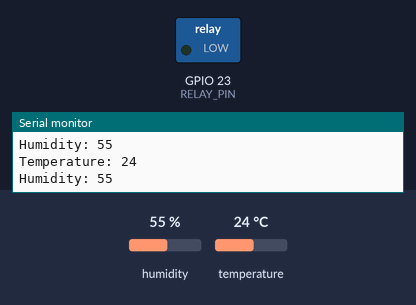
Bench run of a sketch on a simulated ESP32. Parts: switched loads named in the sketch (green lamp = pin HIGH), the last lines printed to the serial monitor. Inputs (shaded band) come from the test bench; at power-on: temperature 24 °C, humidity 55 %.

Above: at 2.8 s.
2.9 s: temperature set to 27 °C
At 4.4 s:
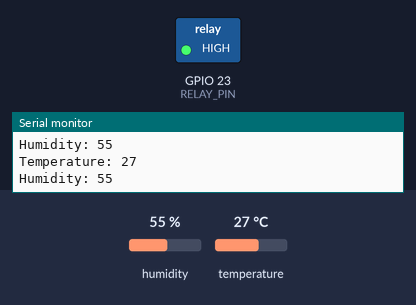
5.6 s: temperature set to 12 °C
At 6.9 s:
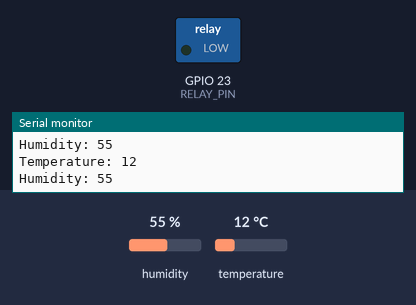
8.3 s: temperature set to 28 °C
At 10.8 s:
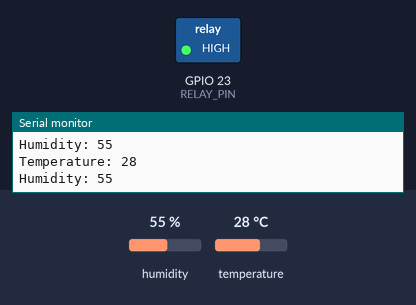
Timing chart, 0 to 12.3 s (numbered marks = the images above; inputs shaded):
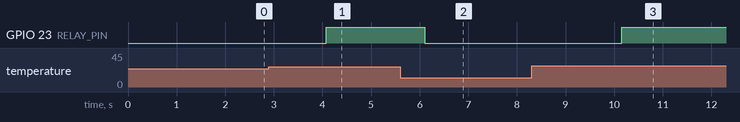

The sketch:

Motor_DHT11.ino
```cpp
#include <DHT.h>

/* DHT11 */
#define DHTPIN 27       // Chân S của DHT11 nối với IO12
#define DHTTYPE DHT11   // Loại cảm biến là DHT11
DHT dht(DHTPIN, DHTTYPE);

/* Relay */
#define RELAY_PIN 23    // Chân S của Relay nối với IO13

// setup to run only once
void setup() {
  Serial.begin(115200);
  dht.begin();          // Khởi tạo cảm biến DHT11
  initRelay();
}

// loop to run repeatedly
int temp = 0, humi = 0;
void loop() {
  readDHT11(temp, humi);
  Serial.println("Temperature: " + String(temp)); // for DEBUG
  Serial.println("Humidity: " + String(humi));    // for DEBUG

  if (temp > 25) {
    onRelay();
  } else {
    offRelay();
  }

  delay(100);
}

/* Các hàm xử lý chi tiết */

void readDHT11(int& temp, int& humi) {
  // Đọc nhiệt độ và độ ẩm, ép kiểu về số nguyên (int)
  temp = (int)dht.readTemperature();
  humi = (int)dht.readHumidity();
}

/* Relay */
void initRelay() {
  pinMode(RELAY_PIN, OUTPUT);
  digitalWrite(RELAY_PIN, LOW); // Đảm bảo Relay tắt lúc khởi động
}

void onRelay() {
  // Bật relay (Tùy loại module relay là mức cao hay thấp, ở đây giả sử là mức CAO/HIGH)
  digitalWrite(RELAY_PIN, HIGH);
}

void offRelay() {
  // Tắt relay
  digitalWrite(RELAY_PIN, LOW);
}
```

Measured:
- the behaviour switches between 25 and 26 °C on temperature (found by bisection; images 0 and 1)
- after the input at 2.9 s, GPIO 23 (RELAY_PIN): LOW → HIGH after 1.2 s
- after the input at 5.6 s, GPIO 23 (RELAY_PIN): HIGH → LOW after 0.51 s
- after the input at 8.3 s, GPIO 23 (RELAY_PIN): LOW → HIGH after 1.9 s
